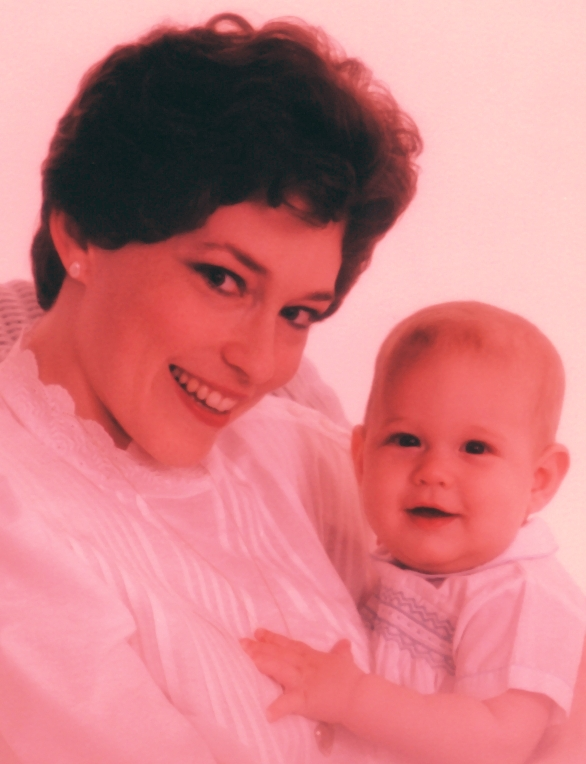
#> input picture immagini/foto.jpg, 586 x 764 px, found by its file name
$ python accappatoio.py
#> lines starting #> are read from the running program, lines starting #| are printed output that depends on the picture
import numpy as np
import skimage.io as io
import matplotlib.pyplot as plt
from skimage.color import rgb2hsv, hsv2rgb
from skimage.exposure import equalize_hist
plt.close('all')
x=np.float64(io.imread('Immagini/foto.jpg'))/255
plt.figure(1)
plt.imshow(x)

x_cmy=1-x #invece che farlo singolarmente sulle 3 componenti
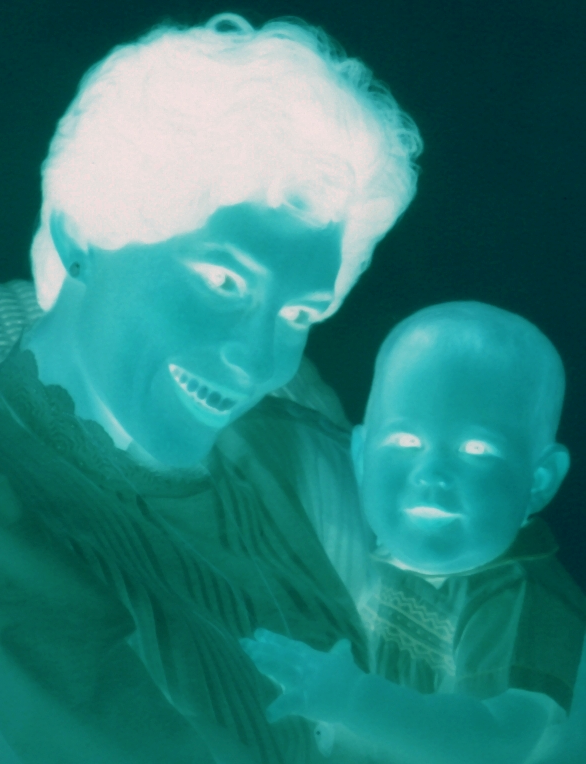
#> x_cmy: shape (764, 586, 3) float64; mean R, G, B 0.177, 0.5, 0.482

C= x_cmy[:,:,0]
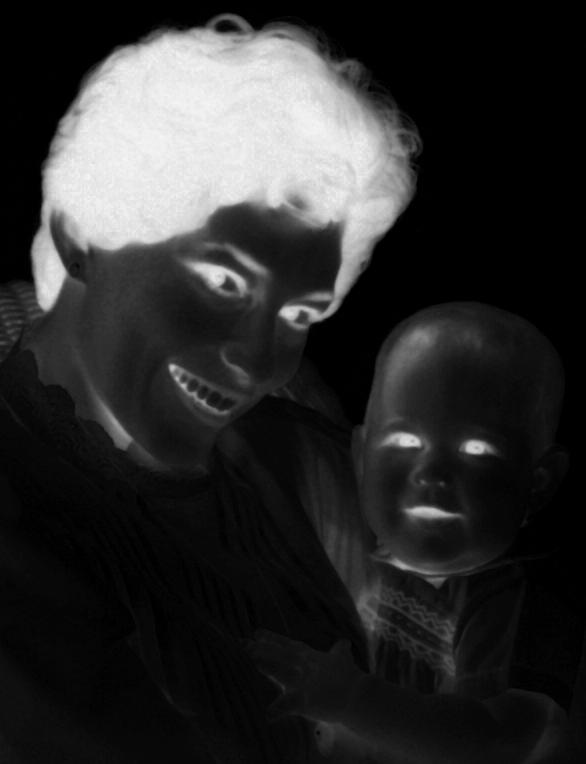
#> C: shape (764, 586) float64; min 0, max 0.98, mean 0.177
M= x_cmy[:,:,1]
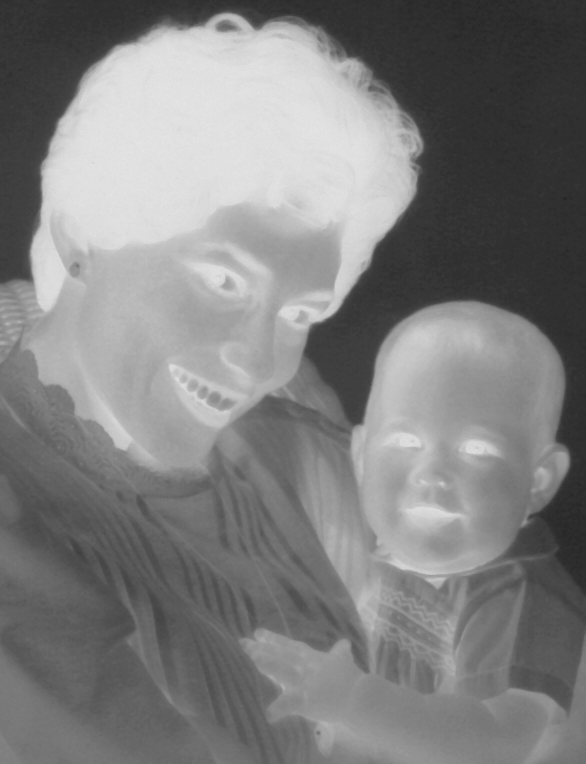
#> M: shape (764, 586) float64; min 0.133, max 0.91, mean 0.5
Y= x_cmy[:,:,2]

#color_balancing
#vogliamo ridurre il ciano quindi a>1
#gli altri li rimaniamo uguali
Cn=C**1.5
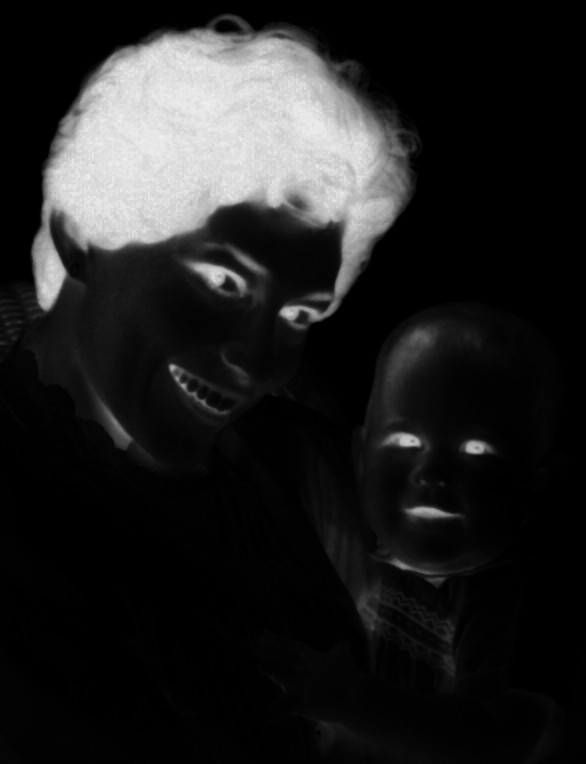
#> Cn: shape (764, 586) float64; min 0, max 0.971, mean 0.132
Mn=M**1.0
Yn=Y**1.0

# [10 lines of commented-out code are left out]

Y_cmy=np.stack((Cn,Mn,Yn),2)
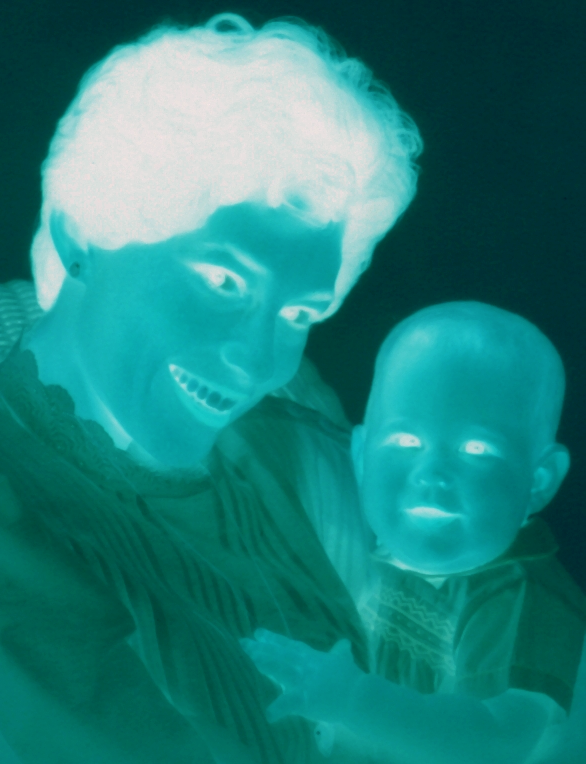
#> Y_cmy: shape (764, 586, 3) float64; mean R, G, B 0.132, 0.5, 0.482
y=1-Y_cmy
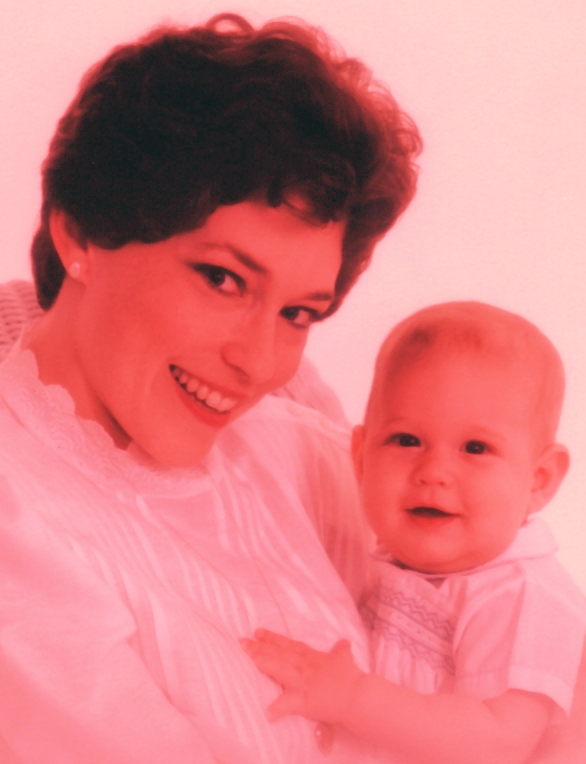
#> y: shape (764, 586, 3) float64; mean R, G, B 0.868, 0.5, 0.518
plt.figure(2)
plt.imshow(y)

$ run again, with immagini/auto.jpg copied over immagini/foto.jpg
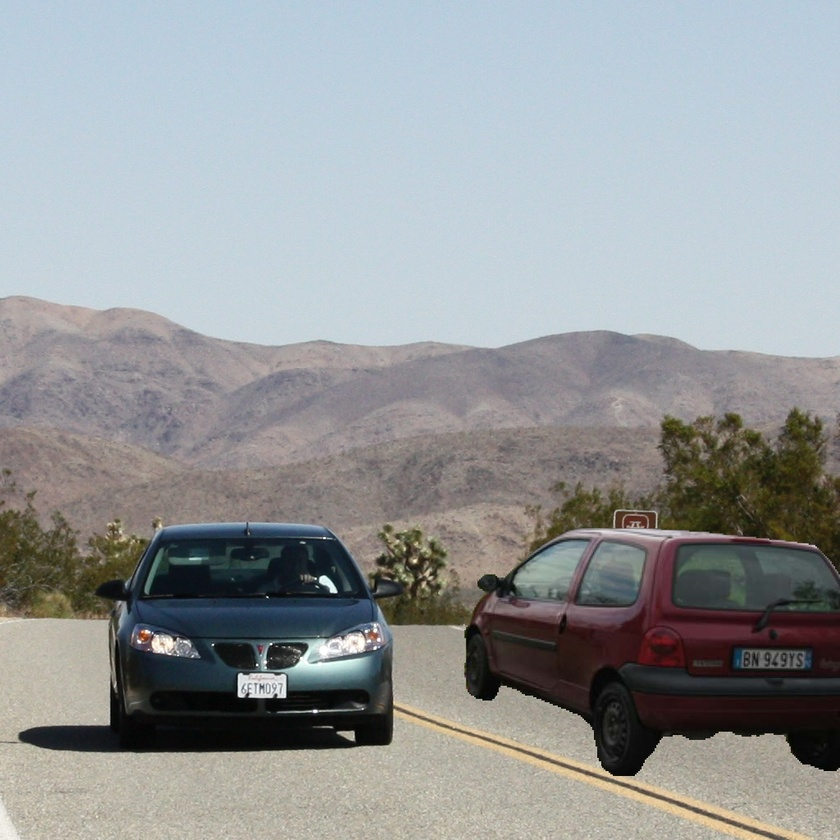
#> input picture immagini/auto.jpg, 840 x 840 px, shrunk from 1024 x 1024 before the run, found by its file name
#> `Y_cmy=np.stack((Cn,Mn,Yn),2)`:
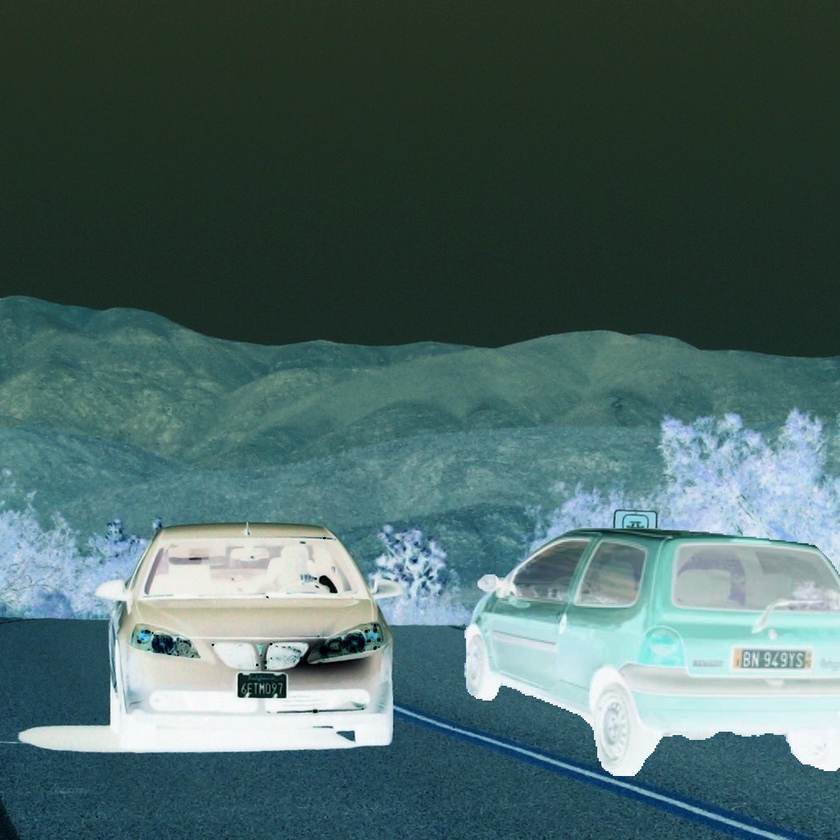
#> Y_cmy: shape (840, 840, 3) float64; mean R, G, B 0.3, 0.405, 0.401
#> `y=1-Y_cmy`:
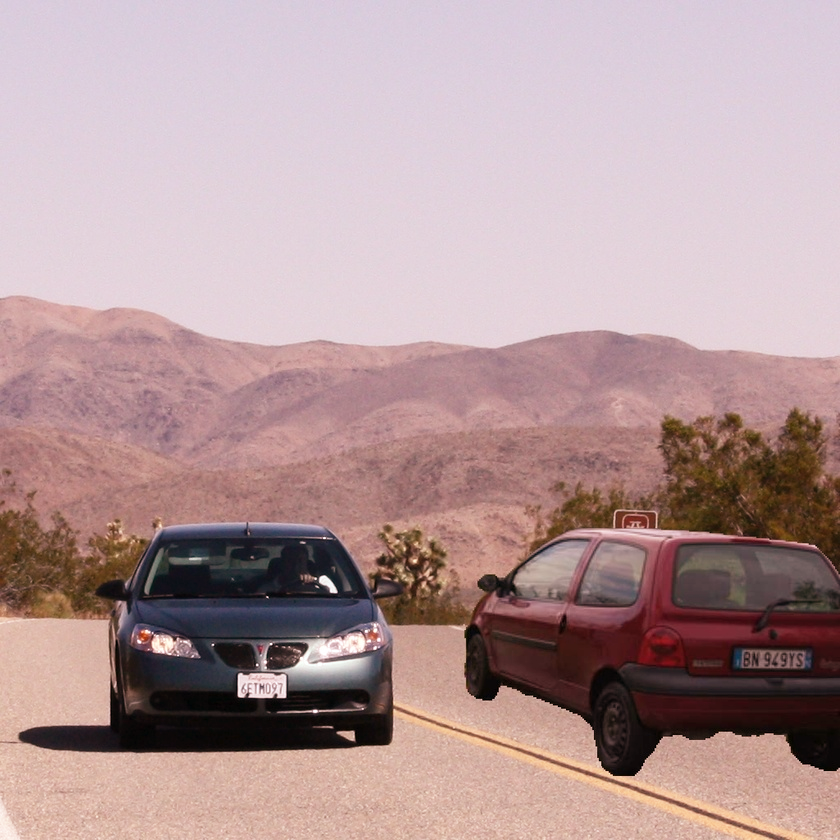
#> y: shape (840, 840, 3) float64; mean R, G, B 0.7, 0.595, 0.599
